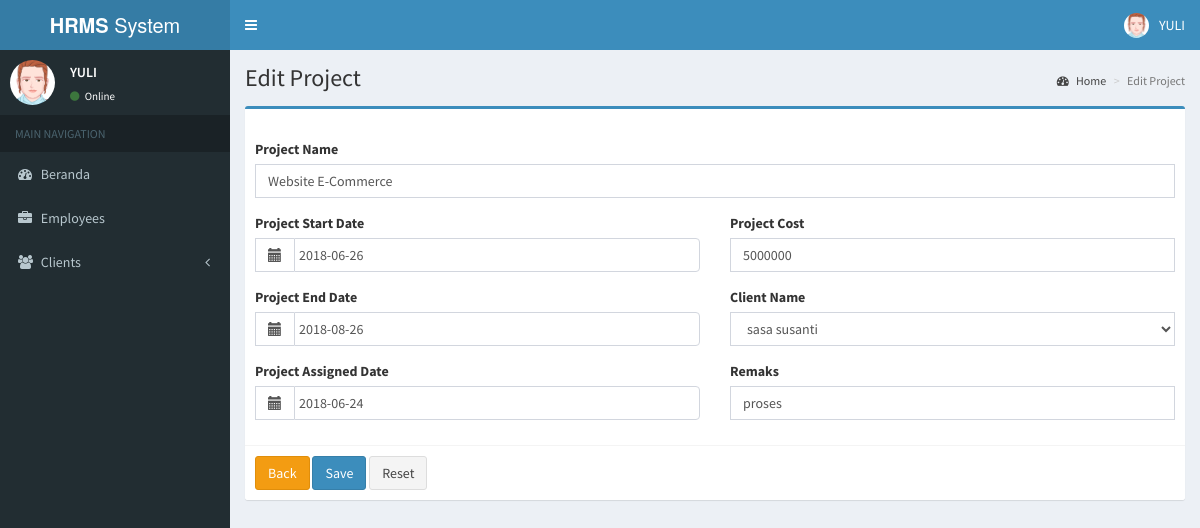
Page /media.php?module=projectedit&id=1 (signed in) on the committed database.
### tables this page shows
CREATE TABLE `projectdetails` (
  `ProjectID` int(11) NOT NULL,
  `ProjectName` varchar(40) DEFAULT NULL,
  `ProjectStartDate` date DEFAULT NULL,
  `ProjectEndDate` date DEFAULT NULL,
  `ProjectAssignedDate` date DEFAULT NULL,
  `ProjectCost` varchar(25) DEFAULT NULL,
  `ClientID` int(11) NOT NULL,
  `Remaks` varchar(25) DEFAULT NULL
);

### config/crudProject.php (called while the page is built, shortened)
<?php
include "koneksi.php";
$con=$conn;
function bacaProject($sql){
global $con;
$data = array();
$koneksi =$con;
$hasil = mysqli_query($koneksi, $sql);
$i=0;
while($baris = mysqli_fetch_assoc($hasil)){
$data[$i]['ProjectID']= $baris['ProjectID'];
$data[$i]['ProjectName'] = $baris['ProjectName'];
$data[$i]['ProjectStartDate'] = $baris['ProjectStartDate'];
$data[$i]['ProjectEndDate'] = $baris['ProjectEndDate'];
$data[$i]['ProjectAssignedDate'] = $baris['ProjectAssignedDate'];
$data[$i]['ProjectCost'] = $baris['ProjectCost'];
$data[$i]['Remaks'] = $baris['Remaks'];
$data[$i]['ClientName'] = $baris['ClientName'];
$i++;
}
return $data;
}
?>

### config/crudClient.php (called while the page is built, shortened)
<?php
include "koneksi.php";
$con=$conn;
function bacaClient($sql){
global $con;
$data = array();
$koneksi =$con;
$hasil = mysqli_query($koneksi, $sql);
$i=0;
while($baris = mysqli_fetch_assoc($hasil)){
$data[$i]['id']= $baris['ClientID'];
$data[$i]['nama'] = $baris['ClientName'];
$data[$i]['perusahaan'] = $baris['CompanyName'];
$data[$i]['alamat'] = $baris['Address'];
$data[$i]['noHp'] = $baris['ContactNumber'];
$i++;
}
return $data;
}
?>

### editProject.php (the view, shortened to what this page needs)
<?php
include "config/crudProject.php";
  include "config/crudClient.php";
  if(!isset($_POST["submit"])){
    $id=$_GET["id"];
  }else{
    $id=" ";
  }
  $sql="select pd.*, cd.ClientName from projectdetails pd
        join clientdetails cd on cd.ClientID=pd.ClientID where pd.ProjectID='$id' limit 1";
  $ex=bacaProject($sql);
  $sqlclient="select * from clientdetails";
  $exclient=bacaClient($sqlclient);
?>
    <section class="content-header">
      <h1>
        Edit Project
      </h1>
      <ol class="breadcrumb">
        <li><a href="#"><i class="fa fa-dashboard"></i> Home</a></li>
        <li class="active">Edit Project</li>
      </ol>
    </section>
                <section class="content">
					<div class="box box-primary">
                        <div class="box-header">
                                </div>
                                <div class="box-body table-responsive">
									<div class="row">
                    <form action="media.php?module=projectedit" method="post">
										<div class="col-md-12">
                      <div class="form-group">
                        <label>Project Name</label>
                        <input type="text" name="name" class="form-control" placeholder="Project Name" value="<?php echo $ex[0]["ProjectName"]; ?>">
                      </div>
                    </div>
                    <div class="col-md-6">
                      <div class="form-group">
                        <label>Project Start Date</label>
                        <div class="input-group date">
                          <div class="input-group-addon">
                               <span class="glyphicon glyphicon-calendar"></span>
                          </div>
                             <input placeholder="Start Date" type="text" class="form-control datepicker" name="start" value="<?php echo $ex[0]["ProjectStartDate"]; ?>">
                        </div>
                      </div>
                      <div class="form-group">
                        <label>Project End Date</label>
                        <div class="input-group date">
                          <div class="input-group-addon">
                               <span class="glyphicon glyphicon-calendar"></span>
                          </div>
                             <input placeholder="End Date" type="text" class="form-control datepicker" name="end" value="<?php echo $ex[0]["ProjectEndDate"]; ?>">
                        </div>
                      </div>
                      <div class="form-group">
                        <label>Project Assigned Date</label>
                        <div class="input-group date">
                          <div class="input-group-addon">
                               <span class="glyphicon glyphicon-calendar"></span>
                          </div>
                             <input placeholder="Assigned Date" type="text" class="form-control datepicker" name="assigned" value="<?php echo $ex[0]["ProjectAssignedDate"]; ?>">
                        </div>
                      </div>
                    </div>
                    <div class="col-md-6">
                      <div class="form-group">
                        <label>Project Cost</label>
                        <input type="text" name="cost" class="form-control" placeholder="Cost" value="<?php echo $ex[0]["ProjectCost"]; ?>">
                      </div>
                      <div class="form-group">
                        <label>Client Name</label>
                        <select name="client" class="form-control">
                             <?php foreach ($exclient as $p) { ?>
                            <option value="<?php echo $p['id'] ?>" <?php if($ex[0]["ClientName"]==$p["nama"]){ ?> selected="selected" <?php } ?>><?php echo $p["nama"] ?></option>
                            <?php } ?>
                        </select>
                      </div>
                      <div class="form-group">
                        <label>Remaks</label>
                        <input type="text" class="form-control" name="remaks" placeholder="Remaks" value="<?php echo $ex[0]["Remaks"]; ?>">
                      </div>
                    </div>
									</div>
                                </div>
								<div class="box-footer">
										<a href="media.php?module=projectdata" class="btn btn-warning">Back</a>
                                        <input type="submit" name="submit" class="btn btn-primary" value="Save"/>
										<input type="reset" class="btn btn-default" value="Reset"/>
                                </div>
                    </div>
                </section>

### media.php (style rules this page uses)
.datepicker { z-index:9999; }

### rows in the picture
projectdetails: name "Website E-Commerce", start "2018-06-26", end "2018-08-26", assigned "2018-06-24", cost "5000000", remaks "proses"

### other values in the picture
$_SESSION["username"] "YULI"
form field client "sasa susanti"
